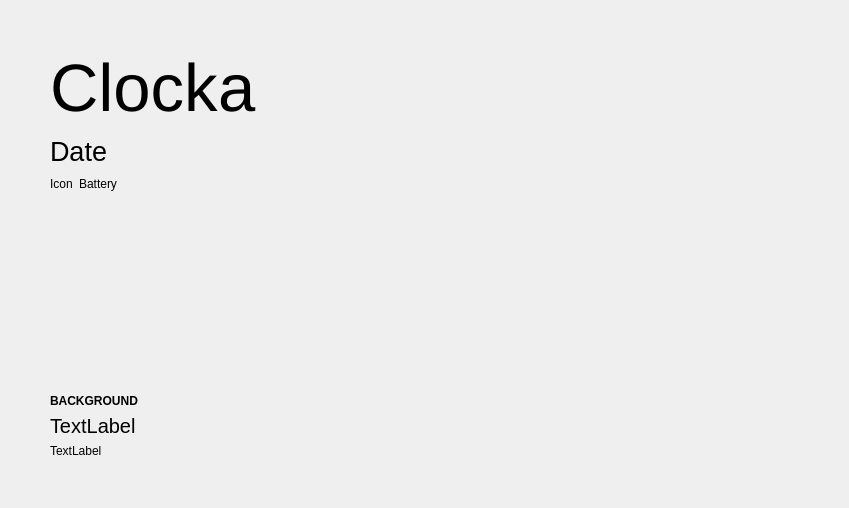
<?xml version="1.0" encoding="UTF-8"?>
<ui version="4.0">
 <class>SystemSlide</class>
 <widget class="QWidget" name="SystemSlide">
  <property name="geometry">
   <rect>
    <x>0</x>
    <y>0</y>
    <width>849</width>
    <height>508</height>
   </rect>
  </property>
  <property name="windowTitle">
   <string>Form</string>
  </property>
  <layout class="QHBoxLayout" name="horizontalLayout_2">
   <property name="leftMargin">
    <number>0</number>
   </property>
   <property name="topMargin">
    <number>0</number>
   </property>
   <property name="rightMargin">
    <number>0</number>
   </property>
   <property name="bottomMargin">
    <number>0</number>
   </property>
   <item>
    <widget class="QWidget" name="widget" native="true">
     <property name="sizePolicy">
      <sizepolicy hsizetype="Preferred" vsizetype="Preferred">
       <horstretch>1</horstretch>
       <verstretch>0</verstretch>
      </sizepolicy>
     </property>
     <layout class="QVBoxLayout" name="verticalLayout_5">
      <property name="spacing">
       <number>10</number>
      </property>
      <property name="leftMargin">
       <number>50</number>
      </property>
      <property name="topMargin">
       <number>50</number>
      </property>
      <property name="rightMargin">
       <number>50</number>
      </property>
      <property name="bottomMargin">
       <number>50</number>
      </property>
      <item>
       <layout class="QHBoxLayout" name="horizontalLayout_3">
        <property name="spacing">
         <number>0</number>
        </property>
        <item>
         <widget class="QLabel" name="clockLabel">
          <property name="font">
           <font>
            <pointsize>50</pointsize>
           </font>
          </property>
          <property name="text">
           <string notr="true">Clock</string>
          </property>
         </widget>
        </item>
        <item>
         <widget class="QLabel" name="clockAmPmLabel">
          <property name="sizePolicy">
           <sizepolicy hsizetype="Expanding" vsizetype="Preferred">
            <horstretch>0</horstretch>
            <verstretch>0</verstretch>
           </sizepolicy>
          </property>
          <property name="font">
           <font>
            <pointsize>50</pointsize>
           </font>
          </property>
          <property name="text">
           <string notr="true">a</string>
          </property>
         </widget>
        </item>
       </layout>
      </item>
      <item>
       <widget class="QLabel" name="dateLabel">
        <property name="font">
         <font>
          <pointsize>20</pointsize>
         </font>
        </property>
        <property name="text">
         <string notr="true">Date</string>
        </property>
       </widget>
      </item>
      <item>
       <widget class="QFrame" name="upowerPane">
        <property name="frameShape">
         <enum>QFrame::NoFrame</enum>
        </property>
        <property name="frameShadow">
         <enum>QFrame::Raised</enum>
        </property>
        <layout class="QHBoxLayout" name="horizontalLayout_4">
         <property name="leftMargin">
          <number>0</number>
         </property>
         <property name="topMargin">
          <number>0</number>
         </property>
         <property name="rightMargin">
          <number>0</number>
         </property>
         <property name="bottomMargin">
          <number>0</number>
         </property>
         <item>
          <widget class="QLabel" name="upowerIcon">
           <property name="text">
            <string notr="true">Icon</string>
           </property>
          </widget>
         </item>
         <item>
          <widget class="QLabel" name="upowerLabel">
           <property name="sizePolicy">
            <sizepolicy hsizetype="Expanding" vsizetype="Preferred">
             <horstretch>0</horstretch>
             <verstretch>0</verstretch>
            </sizepolicy>
           </property>
           <property name="text">
            <string notr="true">Battery</string>
           </property>
           <property name="wordWrap">
            <bool>true</bool>
           </property>
          </widget>
         </item>
        </layout>
       </widget>
      </item>
      <item>
       <widget class="SlideMprisController" name="mprisController" native="true">
        <layout class="QHBoxLayout" name="horizontalLayout_5"/>
       </widget>
      </item>
      <item>
       <spacer name="verticalSpacer_3">
        <property name="orientation">
         <enum>Qt::Vertical</enum>
        </property>
        <property name="sizeHint" stdset="0">
         <size>
          <width>20</width>
          <height>40</height>
         </size>
        </property>
       </spacer>
      </item>
      <item>
       <widget class="QWidget" name="backgroundInformation" native="true">
        <layout class="QVBoxLayout" name="verticalLayout">
         <property name="leftMargin">
          <number>0</number>
         </property>
         <property name="topMargin">
          <number>0</number>
         </property>
         <property name="rightMargin">
          <number>0</number>
         </property>
         <property name="bottomMargin">
          <number>0</number>
         </property>
         <item>
          <widget class="QLabel" name="label">
           <property name="font">
            <font>
             <weight>75</weight>
             <bold>true</bold>
            </font>
           </property>
           <property name="text">
            <string>BACKGROUND</string>
           </property>
          </widget>
         </item>
         <item>
          <widget class="QLabel" name="backgroundTitleLabel">
           <property name="font">
            <font>
             <pointsize>15</pointsize>
            </font>
           </property>
           <property name="text">
            <string>TextLabel</string>
           </property>
          </widget>
         </item>
         <item>
          <widget class="QLabel" name="backgroundArtistLabel">
           <property name="text">
            <string>TextLabel</string>
           </property>
          </widget>
         </item>
        </layout>
       </widget>
      </item>
     </layout>
    </widget>
   </item>
   <item>
    <widget class="QWidget" name="widget2" native="true">
     <property name="sizePolicy">
      <sizepolicy hsizetype="Preferred" vsizetype="Preferred">
       <horstretch>1</horstretch>
       <verstretch>0</verstretch>
      </sizepolicy>
     </property>
    </widget>
   </item>
  </layout>
 </widget>
 <customwidgets>
  <customwidget>
   <class>SlideMprisController</class>
   <extends>QWidget</extends>
   <header>SystemSlide/private/slidempriscontroller.h</header>
   <container>1</container>
  </customwidget>
 </customwidgets>
 <resources/>
 <connections/>
</ui>
